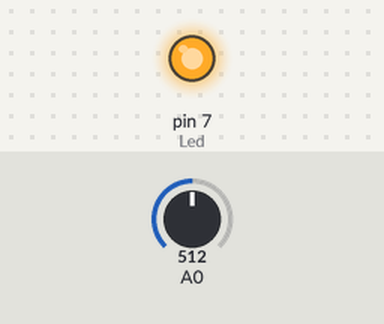
The sketch below on a simulated Arduino Uno, built with avr-gcc and run on an emulated ATmega328P. Parts: output pins drawn as LEDs (lit = HIGH). Inputs (shaded band) come from the test bench; at power-on: A0 = 512. What the sketch prints to the serial monitor is not drawn.

Above: at 0.3 s.
Timing chart, 0 to 1.8 s (numbered marks = the images above):
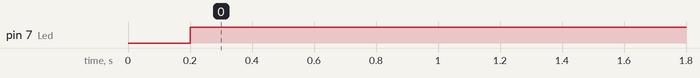

The sketch:

SensorNivelAgua.ino
```cpp
int sensor;
int sensorPin;
int dt=200;
int Led=7;

void setup() {
 Serial.begin(9600);
 pinMode(sensorPin,INPUT);
 pinMode(Led,OUTPUT);

}

void loop() {
  sensor=analogRead(sensorPin);
  Serial.println(sensor);
  delay(dt);
  if(sensor>0){
    digitalWrite(Led,1);
  }
  else{
    digitalWrite(Led,0);
  }
}
```

Measured:
- by itself, pin 7 (Led): LOW → HIGH at 0.20 s
